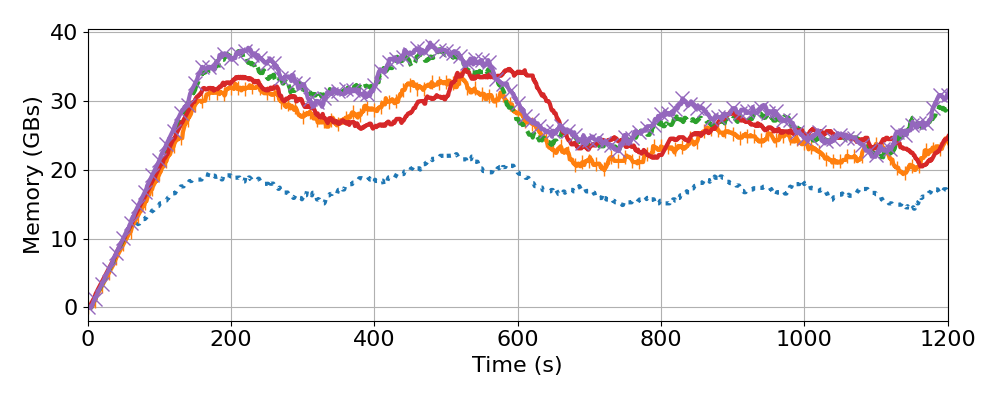

The Python source for this figure:
#!/usr/bin/python

import matplotlib
import matplotlib.pyplot as plt
import numpy as np

# Loading memory and converting from MBs to GBs
gv      = np.loadtxt("gv_dc_footprint.txt")   / 1000
gv_fork = np.loadtxt("gv_fork_footprint.txt") / 1000
gv_snap = np.loadtxt("gv_snap_footprint.txt") / 1000
cr      = np.loadtxt("cr_footprint.txt")      / 1000
ph      = np.loadtxt("ph_footprint.txt")      / 1000

matplotlib.rcParams.update({'font.size': 16})
plt.rcParams["figure.figsize"] = (10, 4)
plt.plot(gv,      linestyle = ":",                                               linewidth = 3, label = "Graalvisor")
plt.plot(gv_fork, linestyle = "-",  marker = "|", markersize = 10, markevery=10, linewidth = 3, label = "Forking")
plt.plot(ph,      linestyle = "--",                                              linewidth = 3, label = "Photons")
plt.plot(gv_snap, linestyle = "-",                                               linewidth = 3, label = "VM Snapshot")
plt.plot(cr,      linestyle = "-",  marker = "x", markersize = 10, markevery=10, linewidth = 3, label = "OpenWhisk")
plt.xlabel("Time (s)")
plt.ylabel("Memory (GBs)")
plt.grid()
plt.xlim(xmin=0, xmax=1200)
#plt.legend(ncol=2, loc='lower right')
plt.tight_layout()
plt.savefig("azure-replay-memory.pdf")
plt.savefig("azure-replay-memory.png", dpi=300)
plt.show()
